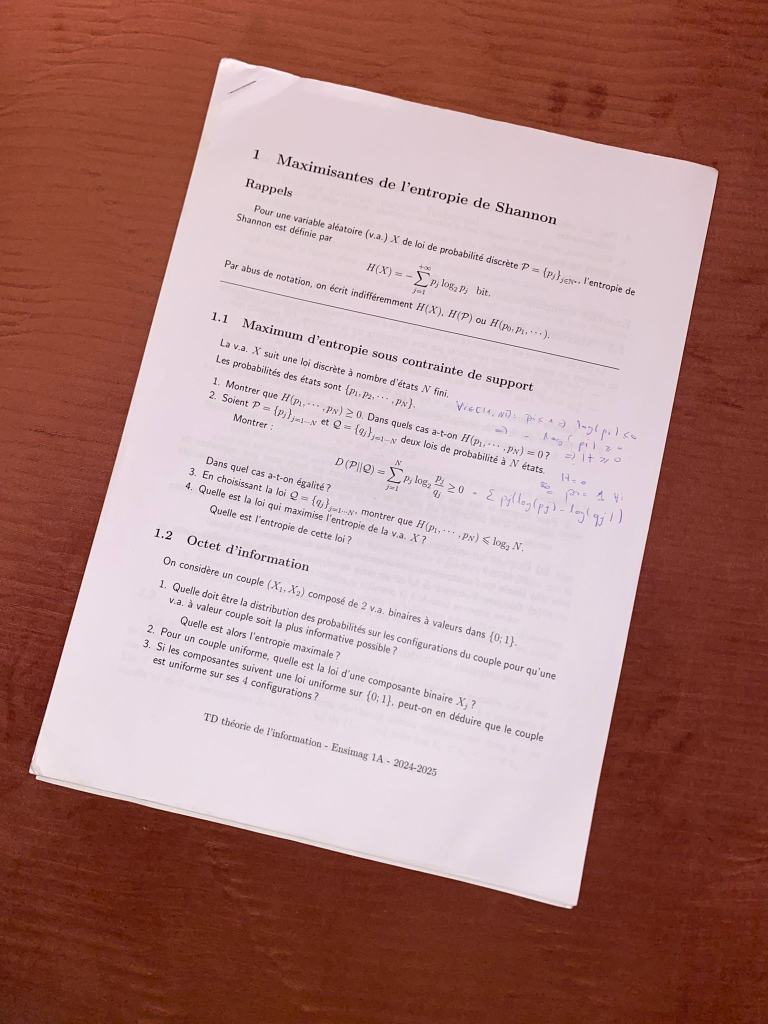
#> input picture test_doc2.jpeg, 1536 x 2048 px (shown at 1/2 size)
$ python document_scanner.py --image test_doc2.jpeg
#> lines starting #> are read from the running program, lines starting #| are printed output that depends on the picture; after the words box and inside, x2 and y2 are one past the last pixel; in counts of white or black regions, pixels touching at a corner belong together
### imagepython/scanning_tools.py
import numpy as np
import cv2 as cv
import imutils

def edge_detection(copy_image):
    "A function that detects edges and returns a grayscale image where they are well highlighted"
    # Let's convert our image to grayscale to avoid computing all of red, blue, and green
    gray_image = cv.cvtColor(copy_image, cv.COLOR_BGR2GRAY)
    # Now, for smoothing, we'll use a Gaussian filter to remove noise.
    # This is done through a convolution, which corresponds to a multiplication
    # in the frequency domain that attenuates high-frequency noise.
    gray_image = cv.GaussianBlur(gray_image, (5,5), 0)  # (5, 5) is the kernel size: how much neighbors influence each other
    # Finally, for edge detection we call Canny for gradient calculations (Sobel)
    # (I'm not sure if it doesn't use Laplacian too in some scenarios)
    edge_image = cv.Canny(gray_image, 75, 200)  # 75 and 200 are the thresholds
    return edge_image, gray_image

def get_arguments(parser):
    "A function that adds some manually given arguments to the parser passed as parameter"
    # We'll put a requirement on the input just to be safe
    parser.add_argument("--image", required=True, help="path to image")
    # Get arguments in the form of a dictionary
    arguments = vars(parser.parse_args())
    return arguments

def corner_detection(gray_image, copy_image):
    "A function that detects corners and returns an image where they are highlighted in red"
    gray_image_float = np.array(gray_image, dtype="float32")
    # Calculate the matrix R = det(M) - k.(tr(M))² where M is the second moment matrix
    harris_response = cv.cornerHarris(gray_image_float, blockSize=2, ksize=3, k=0.04)  # ksize is the Sobel kernel size
                                                                                       # and k is just a constant usually between 0.04 and 0.06
    kernel = np.ones((3, 3), np.uint8)
    # We dilate the corner regions so they are more visible
    # The kernel is (3,3) by default so we could've just written None instead, but it's all for learning purposes
    harris_response = cv.dilate(harris_response, kernel)
    # Threshold
    maximum_response = harris_response.max()
    copy_corners = copy_image.copy()
    for i in range(copy_corners.shape[0]):
        for j in range(copy_corners.shape[1]):
            if harris_response[i][j] > 0.01 * maximum_response:
                copy_corners[i][j] = [0, 0, 255]  # mark it in red
    return copy_corners

def contours_detection(edged_image):
    "A function that detects contours"
    # RETR_LIST gives out all contours, and CHAIN_APPROX_SIMPLE removes intermediate points in a segment
    contours_image = cv.findContours(edged_image, cv.RETR_LIST, cv.CHAIN_APPROX_SIMPLE)
    # findContours returns either (image, contours, hierarchy) or (contours, hierarchy), either way we only want contours
    contours_image = imutils.grab_contours(contours_image)
    contours_image = sorted(contours_image, key=cv.contourArea, reverse=True)[:5]  # Pick the five largest contours by area
    document_contour = None
    for contour in contours_image:
        # Compute the perimeter of the contour (its length)
        perimeter = cv.arcLength(contour, True)
        # Now we'll use the perimeter to indicate a tolerance to the Douglas-Peucker algorithm
        # This algorithm simplifies the contour by eliminating some of its points while keeping the main shape
        approximate_polygone = cv.approxPolyDP(contour, 0.01 * perimeter, True)
        # If our contour has approximately 4 corners, it's likely a rectangle or a square
        # and we already know it's big enough through the sorting, so it might be our document
        if len(approximate_polygone) == 4:
            document_contour = approximate_polygone
            break
    if document_contour is None:
        raise Exception("Could not find document contour")
    return document_contour

### imagepython/transform.py
# import opencv and numpy packages
import numpy as np
import cv2 as cv

## this version is vornuable to certain rotations or skews that might get the bottom left corner to the top
""" def order_points(points):
    # let's start by initializing the list of our ordered coordinates
    # to insure a good performance we'll impose that numbers are coded into 32 bits
    #instead of 64 bits (which is the default setting for numpy),
    # it's a good habit to have since you could incounter large images in cv.
    rectangle = np.zeros((4,2), dtype= "float32")

    points = np.array(points, dtype = "float32") #makes usre we're using arrays

    sorted_by_y = points[np.argsort(points[:,1])]

    top = sorted_by_y[:2]

    bottom = sorted_by_y[2:]

    if top[0][0] > top[1][0]: # the top left corresponds to the smallest x on top
        top[0], top[1] = top[1], top[0]


    if bottom[0][0] < bottom[1][0]: # the bottom right corresponds to the largest x in the bottom
        bottom[0], bottom[1] = bottom[1], bottom[0]

    rectangle[:2] = top
    rectangle[2:] = bottom

    return rectangle
 """

def order_points(points):
    # let's start by initializing the list of our ordered coordinates
    # to insure a good performance we'll impose that numbers are coded into 32 bits
    #instead of 64 bits (which is the default setting for numpy),
    # it's a good habit to have since you could incounter large images in cv.
    rectangle = np.zeros((4,2), dtype= "float32")

    points = np.array(points, dtype = "float32") #makes usre we're using arrays

    sum = np.sum(points, axis = 1) # a sum over rows ( x + y )
    difference = np.diff(points, axis = 1) # a difference over rows ( x - y )

    tl = points[np.argmin(sum)]
    rectangle[0] = tl
    tr = points[np.argmin(difference)]
    rectangle[1] = tr
    br = points[np.argmax(sum)]
    rectangle[2] = br
    bl = points[np.argmax(difference)]
    rectangle[3] = bl

    return rectangle


def top_down_view(image, points):

    rectangle = order_points(points)
    (tl, tr, br, bl) = rectangle

    #determinate the width of the image
    width1 = np.sqrt((tr[0] - tl[0])**2 + (tr[1] - tl[1])**2)
    width2 = np.sqrt((br[0] - bl[0])**2 + (br[1] - bl[1])**2)
    maxwidth = max(int(width1) , int(width2))

    #determinate the height of the image
    height1 = np.sqrt((br[0] - tr[0])**2 + (br[1] - tr[1])**2)
    height2 = np.sqrt((bl[0] - tl[0])**2 + (bl[1] - tl[1])**2)
    maxheight = max(int(height1) , int(height2))

    #now we'll use the calculated dimensions to obtain a top-down view of the image

    top_down = np.array([(0,0), (maxwidth - 1, 0), (maxwidth - 1, maxheight -1), (0, maxheight - 1)]
                        , dtype = "float32")

    #get the projective matrix
    M = cv.getPerspectiveTransform(rectangle, top_down) # get virtual depth w'
    warped = cv.warpPerspective(image, M, (maxwidth,maxheight)) # loop into (x,y) points and devide them by w'

    return warped

### document_scanner.py
from imagepython.transform import top_down_view
from imagepython.scanning_tools import *
from skimage.filters import threshold_local
import numpy as np
import cv2 as cv
import argparse #  As a substitute for sys, it is more user friendly
import imutils

# Get arguments
parser = argparse.ArgumentParser(description="This script scans documents and outputs a well-adjusted version of them.")
arguments = get_arguments(parser)

# Start with edge detection
# First, let's load the image
image = cv.imread(arguments["image"])
#> image is the input picture: shape (2048, 1536, 3); mean B, G, R 127, 131, 172.5
# For edge detection, we'll resize the image (make it smaller) so the process becomes faster
# Sure, that would mean losing information but it's temporary — just to get the edges (which aren't affected by such loss)
copy_image = image.copy()
copy_image = imutils.resize(image, height=500)  # Don't worry, the width is automatically scaled too
scaling_ratio = image.shape[0] / 500  # This gives us the height ratio of the image
edged_image, gray_image = edge_detection(copy_image)
#> in edge_detection, `gray_image = cv.cvtColor(copy_image, cv.COLOR_BGR2GRAY)`:
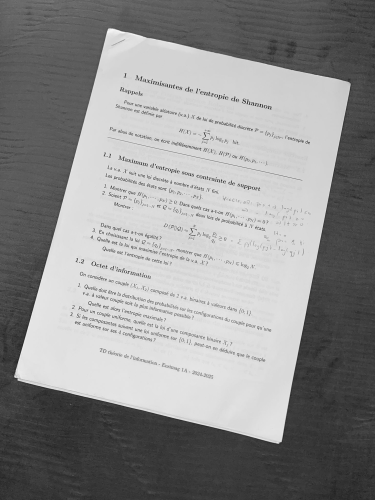
#> gray_image: shape (500, 375); min 35, max 249, mean 143
#> in edge_detection, `edge_image = cv.Canny(gray_image, 75, 200)`:
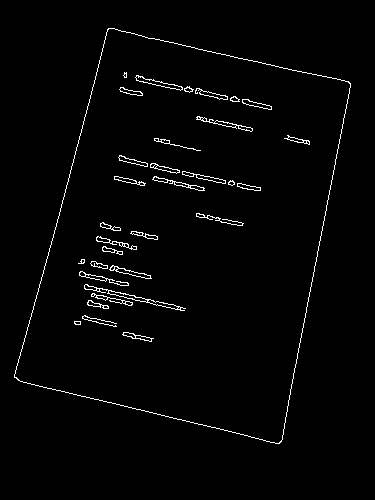
#> edge_image: shape (500, 375); 1.9% white in thin lines or dots, all inside (x1, y1, x2, y2) = (14, 28, 351, 444)

# Now for corner detection. This is just a step I added to the script thinking it
# would help me find coordinates for the 4 specific corners defining our document,
# but it turned out to be complicated since filtering the rest of the corners is hard
copy_corners = corner_detection(gray_image, copy_image)
#> in corner_detection, `harris_response = cv.dilate(harris_response, kernel)`:
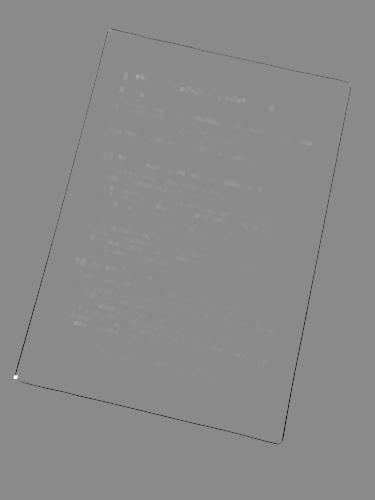
#> harris_response: shape (500, 375) float32; min -1195247.8, max 999277, mean -1380.4; drawn with min black and max white
#> in corner_detection, `maximum_response = harris_response.max()`: maximum_response = 999277
#> after the loop in corner_detection, `for i in range(copy_corners.shape[0]):`:
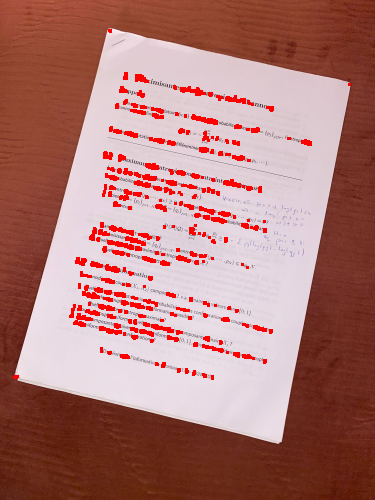
#> copy_corners: shape (500, 375, 3); mean B, G, R 118.7, 123.1, 174.9

# Instead, we'll do that through contour detection
document_contour = contours_detection(edged_image)
#> in contours_detection, `contours_image = cv.findContours(edged_image, cv.RETR_LIST, cv.CHAIN_A..`: contours_image = 98 contours, 31 with area under 20; largest, box (x1, y1, x2, y2) and area: (14, 28, 351, 444) 95397, (14, 28, 351, 444) 95387, (84, 284, 186, 311) 296, (135, 75, 183, 91) 180, (135, 75, 183, 91) 168
#> in contours_detection, `contours_image = sorted(contours_image, key=cv.contourArea, reverse=Tr..`: contours_image = 5 contours; box (x1, y1, x2, y2) and area: (14, 28, 351, 444) 95397, (14, 28, 351, 444) 95387, (84, 284, 186, 311) 296, (135, 75, 183, 91) 180, (135, 75, 183, 91) 168
#> the loop in contours_detection, `for contour in contours_image:` made 1 pass
#> (perimeter, document_contour) on pass 1: (1334.5, [[108, 28], [14, 377], [279, 443], [350, 83]])
#> document_contour = [[108, 28], [14, 377], [279, 443], [350, 83]]
cv.drawContours(copy_image, [document_contour], -1, (255, 0, 0), 3)  # -1: draw all given contours (index -1 means all), 3 is the thickness
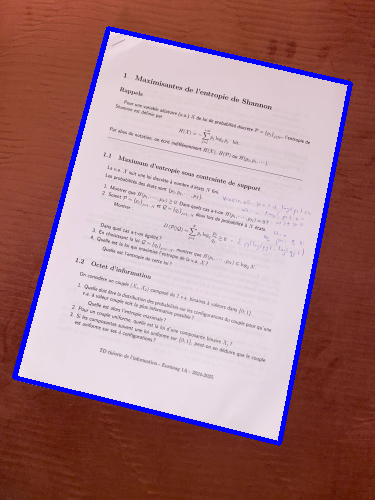
#> copy_image: shape (500, 375, 3); mean B, G, R 130.7, 126.3, 166.5

# Now we'll build a top-down view of the image
warped_image = top_down_view(image, document_contour.reshape(4, 2) * scaling_ratio)
#> in order_points, `points = np.array(points, dtype = "float32") #makes usre we're using a..`: points = [[442.4, 114.7], [57.34, 1544.2], [1142.8, 1814.5], [1433.6, 340]]
#> in order_points, `sum = np.sum(points, axis = 1)`: sum = [557.1, 1601.5, 2957.3, 1773.6]
#> in order_points, `difference = np.diff(points, axis = 1)`: difference = [-327.7, 1486.8, 671.7, -1093.6]
#> in order_points, `tl = points[np.argmin(sum)]`: tl = [442.4, 114.7]
#> in order_points, `tr = points[np.argmin(difference)]`: tr = [1433.6, 340]
#> in order_points, `br = points[np.argmax(sum)]`: br = [1142.8, 1814.5]
#> in order_points, `bl = points[np.argmax(difference)]`: bl = [57.34, 1544.2]
#> in top_down_view, `rectangle = order_points(points)`: rectangle = [[442.4, 114.7], [1433.6, 340], [1142.8, 1814.5], [57.34, 1544.2]]
#> in top_down_view, `(tl, tr, br, bl) = rectangle`: tl = [442.4, 114.7]; tr = [1433.6, 340]; br = [1142.8, 1814.5]; bl = [57.34, 1544.2]
#> in top_down_view, `width1 = np.sqrt((tr[0] - tl[0])**2 + (tr[1] - tl[1])**2)`: width1 = 1016.5
#> in top_down_view, `width2 = np.sqrt((br[0] - bl[0])**2 + (br[1] - bl[1])**2)`: width2 = 1118.6
#> in top_down_view, `maxwidth = max(int(width1) , int(width2))`: maxwidth = 1118
#> in top_down_view, `height1 = np.sqrt((br[0] - tr[0])**2 + (br[1] - tr[1])**2)`: height1 = 1503
#> in top_down_view, `height2 = np.sqrt((bl[0] - tl[0])**2 + (bl[1] - tl[1])**2)`: height2 = 1480.4
#> in top_down_view, `maxheight = max(int(height1) , int(height2))`: maxheight = 1502
#> in top_down_view, `top_down = np.array([(0,0), (maxwidth - 1, 0), (maxwidth - 1, maxheigh..`: top_down = [[0, 0], [1117, 0], [1117, 1501], [0, 1501]]
#> in top_down_view, `M = cv.getPerspectiveTransform(rectangle, top_down) # get virtual dept..`: M = [[1.08, 0.292, -513.4], [-0.249, 1.1, -15.51], [-1.47e-06, 6.98e-05, 1]]

# Convert to grayscale
warped_image_gray = warped_image.copy()
warped_image_gray = cv.cvtColor(warped_image_gray, cv.COLOR_BGR2GRAY)

# Adaptive thresholds
thresholds_gray = threshold_local(warped_image_gray, 11, offset=10, method="gaussian")  # We use the Gaussian filter for a more pixel-adapted thresholding
                                                                                        # offset=10 is subtracted from the threshold to make it stricter
                                                                                        # 11 is the size of the window for thresholding
thresholds = threshold_local(warped_image, 11, offset=10, method="gaussian")
warped_image_gray = (warped_image_gray > thresholds_gray).astype("uint8") * 255
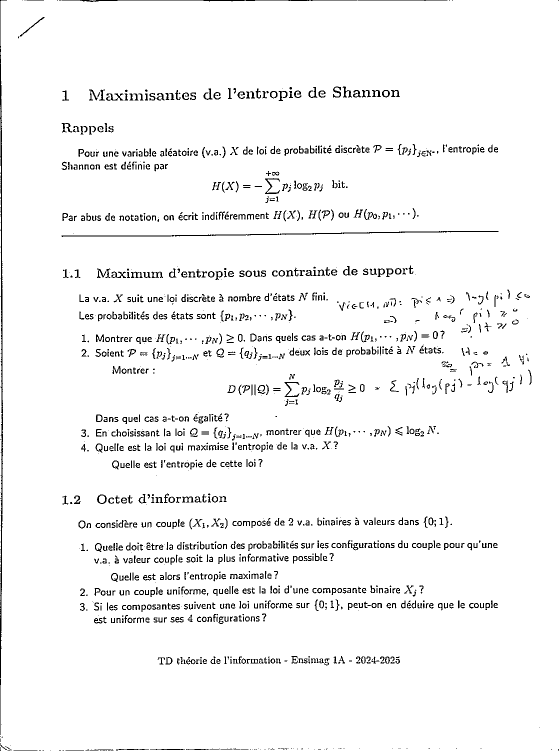
#> warped_image_gray: shape (1502, 1118) (shown at 1/2 size); 95.9% white; black in thin lines or dots

# Show the original image
cv.imshow("Original image", imutils.resize(image, height=1012))  # Fits on most screens: A height of 650 pixels typically fits well in a standard 1080p monitor window

# Show the edged image
""" print("Edge Detection")
cv.imshow("Edged image", edged_image) """

# Highlight corners (pretty much useless as I explained above)
""" print("Corner Detection")
cv.imshow("Corners detected", copy_corners) """

# Show contours
""" print("Contour Detection")
cv.imshow("Contour", copy_image) """

# Show the scanned image
print("Scanned image")
form = int(input("If you prefer this document in grayscale, type 0. If you want to keep the colors, type 1: "))
#> the answer given: 1
if form == 1:
    cv.imshow("Scanned image", imutils.resize(warped_image, height=1012))
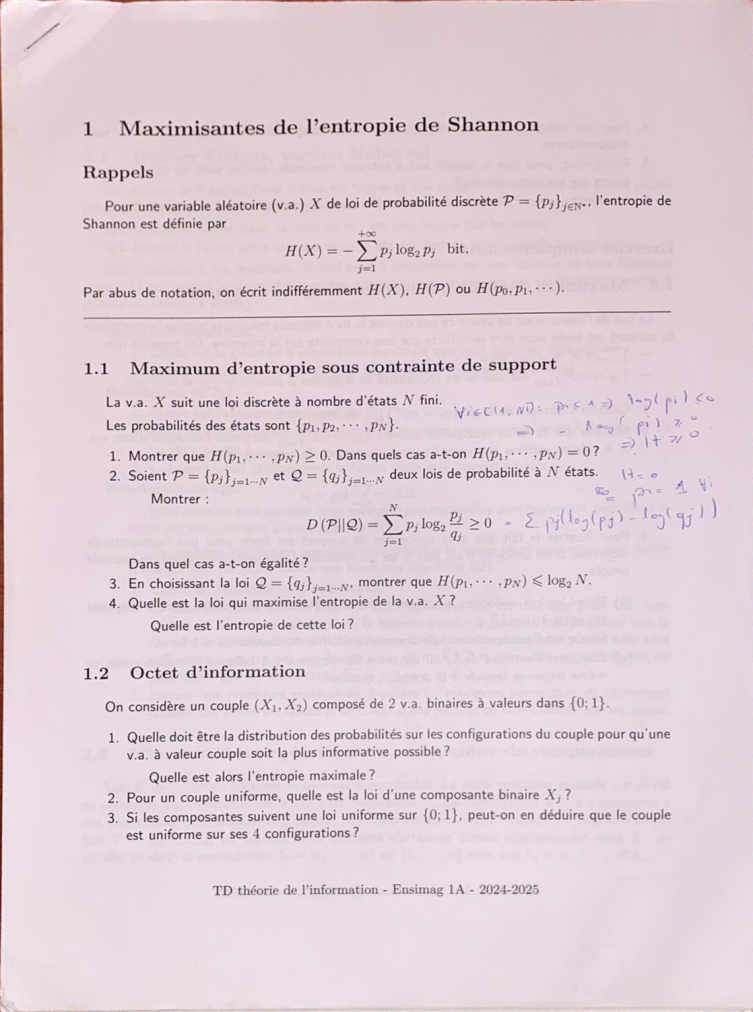
#> window 'Scanned image': shape (1012, 753, 3); mean B, G, R 214.5, 206.6, 222.3
else:
    cv.imshow("Scanned image in grayscale", imutils.resize(warped_image_gray, height=1012))
cv.waitKey(0)
cv.destroyAllWindows()
